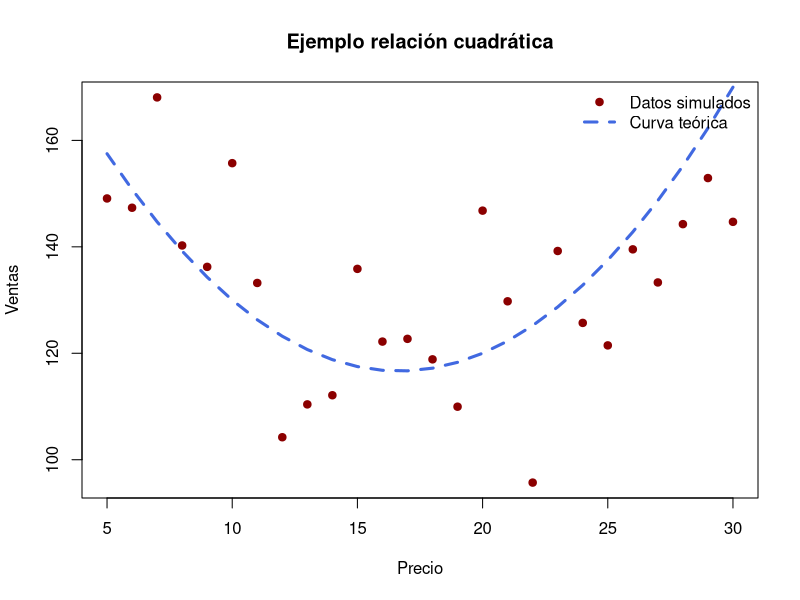

The R source for this figure:
## ---- chunk 1
#| label: grafico-cuadratico
#| fig-cap: "Relación cuadrática entre precio y ventas (ejemplo simulado)"
#| fig-align: center
#| echo: false
#| message: false
#| warning: false

set.seed(123)
precio <- seq(5, 30, 1)
ventas <- 200 - 10*precio + 0.3*precio^2 + rnorm(length(precio), 0, 15)
plot(precio, ventas, pch=19, col="darkred",
     main="Ejemplo relación cuadrática",
     xlab="Precio", ylab="Ventas")

# Línea teórica (relación cuadrática "sin ruido")
linea_teorica <- 200 - 10*precio + 0.3*precio^2
lines(precio, linea_teorica, col="royalblue", lwd=3, lty=2)

legend("topright",
     legend = c("Datos simulados", "Curva teórica"),
     col = c("darkred", "royalblue"),
     pch = c(19, NA),
     lty = c(NA, 2),
     lwd = c(NA, 3),
     bty = "n")

